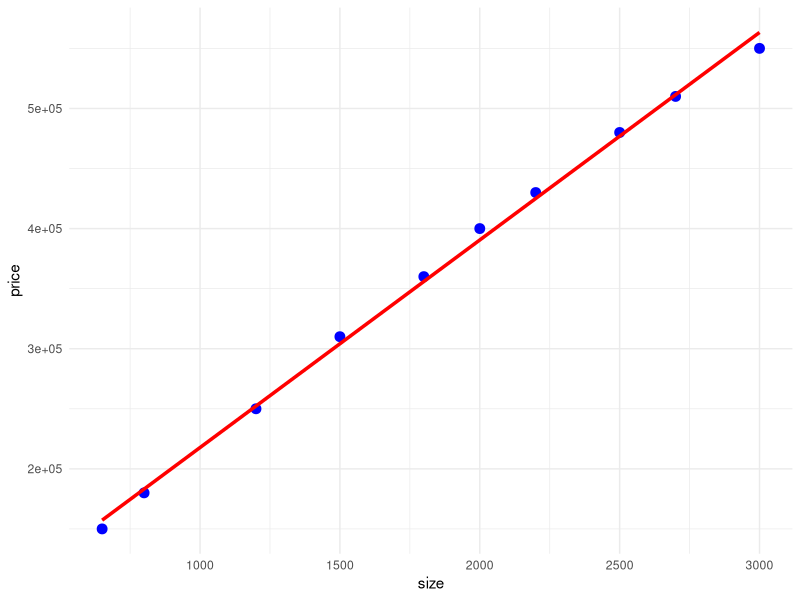

Generate this figure with R:
#practical 9
#a
install.packages("readr")
install.packages("tibble")
install.packages("dplyr")
install.packages("ggplot2")
library(readr)
library(dplyr)
library(ggplot2)

data <- tibble(
  size = c(650, 800, 1200, 1500, 1800, 2000, 2200, 2500, 2700, 3000),
  price = c(150000, 180000, 250000, 310000, 360000, 400000, 430000, 480000, 510000, 550000)
)
#b
summary(data)
#c
cor(data$size, data$price)
#d
model <- lm(price ~ size, data = data)
#e
ggplot(data, aes(x = size, y = price)) +
  geom_point(color = "blue", size = 3) +
  geom_smooth(method = "lm", se = FALSE, color = "red", size = 1.2) +
  theme_minimal()
#f
model <- lm(price ~ size, data = data)
summary(model)
#g
nobs(model)